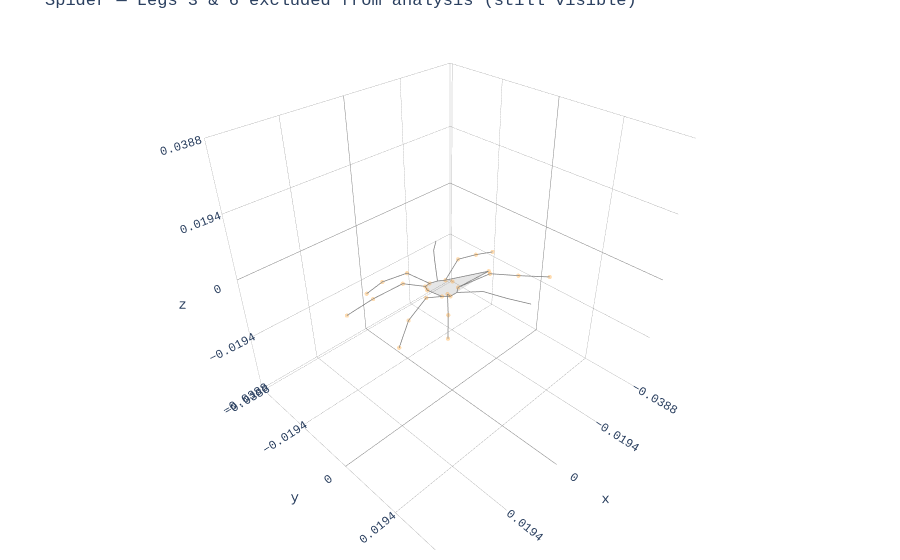

The code cell stored with this chart in its notebook:
### Markdown cell above
## 5. Excluding Legs from Analysis

You can exclude specific legs from analysis while keeping them visible for plotting. Useful for studying specific leg subsets.

### Code cell
spider_subset = spider.copy()

print(f"Before: {len(spider_subset.analysis_indices)} analysis markers")

# Exclude legs 3 and 6 (a right-left pair)
leg3_markers = [f"{part}3" for part in ["claw", "tibiametatarsus", "patella", "coxa"]]
leg6_markers = [f"{part}6" for part in ["claw", "tibiametatarsus", "patella", "coxa"]]
spider_subset.exclude_markers(leg3_markers + leg6_markers)

print(
    f"After excluding legs 3 & 6: {len(spider_subset.analysis_indices)} analysis markers"
)
print(f"Excluded markers: {leg3_markers + leg6_markers}")

# The excluded legs are still plotted (they're in the polygons) but won't be
# included in analysis indices — useful for PCA on a subset of legs
fig = plot_plotly(spider_subset, colour="darkorange")
fig.update_layout(title="Spider — Legs 3 & 6 excluded from analysis (still visible)")
fig.show()

# Re-include
spider_subset.include_markers(leg3_markers + leg6_markers)
print(f"\nAfter re-including: {len(spider_subset.analysis_indices)} analysis markers")

### Figure 1 — Plotly figure (JSON) as saved in the notebook; plotly's stock layout.template omitted (floating-point values rounded to 4 significant figures)
{"data": [{"hoverinfo": "name", "line": {"color": "grey", "width": 1.5}, "mode": "lines", "name": "leg_1 darkorange", "type": "scatter3d", "x": [0.02751, 0.02125, 0.01348, 0.006835, 0.01348, 0.02125, 0.02751, 0.02751], "y": [-0.008419, -0.005889, -0.003729, -0.002878, -0.003729, -0.005889, -0.008419, -0.008419], "z": [-0.000485, 0.002517, 0.004206, 0.000425, 0.004206, 0.002517, -0.000485, -0.000485]}, {"hoverinfo": "name", "line": {"color": "grey", "width": 1.5}, "mode": "lines", "name": "leg_2 darkorange", "type": "scatter3d", "x": [0.01578, 0.0136, 0.009172, 0.00475, 0.009172, 0.0136, 0.01578, 0.01578], "y": [-0.01578, -0.01163, -0.006995, -0.003537, -0.006995, -0.01163, -0.01578, -0.01578], "z": [-0.003937, 0.00082, 0.003638, -2.147e-05, 0.003638, 0.00082, -0.003937, -0.003937]}, {"hoverinfo": "name", "line": {"color": "grey", "width": 1.5}, "mode": "lines", "name": "leg_3 darkorange", "type": "scatter3d", "x": [-0.01178, -0.006066, -0.001902, 0.002041, -0.001902, -0.006066, -0.01178, -0.01178], "y": [-0.0183, -0.01325, -0.008571, -0.003412, -0.008571, -0.01325, -0.0183, -0.0183], "z": [-0.001066, 0.0007695, 0.001946, -0.0005707, 0.001946, 0.0007695, -0.001066, -0.001066]}, {"hoverinfo": "name", "line": {"color": "grey", "width": 1.5}, "mode": "lines", "name": "leg_4 darkorange", "type": "scatter3d", "x": [-0.02652, -0.01694, -0.008035, 3.325e-07, -0.008035, -0.01694, -0.02652, -0.02652], "y": [-0.009615, -0.007548, -0.005823, -0.002554, -0.005823, -0.007548, -0.009615, -0.009615], "z": [-0.007447, -0.003081, 0.0003351, -0.0008911, 0.0003351, -0.003081, -0.007447, -0.007447]}, {"hoverinfo": "name", "line": {"color": "grey", "width": 1.5}, "mode": "lines", "name": "leg_5 darkorange", "type": "scatter3d", "x": [-0.02792, -0.01644, -0.007202, 0.0002491, -0.007202, -0.01644, -0.02792, -0.02792], "y": [0.0105, 0.008387, 0.006425, 0.002291, 0.006425, 0.008387, 0.0105, 0.0105], "z": [-0.007235, -0.002174, 0.002016, -0.0006147, 0.002016, -0.002174, -0.007235, -0.007235]}, {"hoverinfo": "name", "line": {"color": "grey", "width": 1.5}, "mode": "lines", "name": "leg_6 darkorange", "type": "scatter3d", "x": [-0.01206, -0.006106, -0.001604, 0.001809, -0.001604, -0.006106, -0.01206, -0.01206], "y": [0.01657, 0.01328, 0.009294, 0.003421, 0.009294, 0.01328, 0.01657, 0.01657], "z": [-0.004902, -0.001648, 0.0007407, -0.0008088, 0.0007407, -0.001648, -0.004902, -0.004902]}, {"hoverinfo": "name", "line": {"color": "grey", "width": 1.5}, "mode": "lines", "name": "leg_7 darkorange", "type": "scatter3d", "x": [0.0157, 0.01291, 0.008694, 0.004448, 0.008694, 0.01291, 0.0157, 0.0157], "y": [0.01417, 0.01144, 0.006996, 0.003684, 0.006996, 0.01144, 0.01417, 0.01417], "z": [-0.001263, 0.00258, 0.004167, -0.000503, 0.004167, 0.00258, -0.001263, -0.001263]}, {"hoverinfo": "name", "line": {"color": "grey", "width": 1.5}, "mode": "lines", "name": "leg_8 darkorange", "type": "scatter3d", "x": [0.02586, 0.02044, 0.0129, 0.00668, 0.0129, 0.02044, 0.02586, 0.02586], "y": [0.008644, 0.006004, 0.004, 0.002978, 0.004, 0.006004, 0.008644, 0.008644], "z": [-0.001167, 0.002175, 0.003649, 0.0002594, 0.003649, 0.002175, -0.001167, -0.001167]}, {"color": "grey", "hoverinfo": "none", "opacity": 0.2, "type": "mesh3d", "x": [0.009154, 0.006835, 0.00475, 0.002041, 3.325e-07, -0.01407, 0.0002491, 0.001809, 0.004448, 0.00668], "y": [0.0003424, -0.002878, -0.003537, -0.003412, -0.002554, 1.829e-06, 0.002291, 0.003421, 0.003684, 0.002978], "z": [0.002099, 0.000425, -2.147e-05, -0.0005707, -0.0008911, -0.003649, -0.0006147, -0.0008088, -0.000503, 0.0002594]}, {"hoverinfo": "name", "line": {"color": "grey", "width": 1.5}, "mode": "lines", "name": "body grey", "type": "scatter3d", "x": [0.009154, 0.006835, 0.00475, 0.002041, 3.325e-07, -0.01407, 0.0002491, 0.001809, 0.004448, 0.00668, 0.009154], "y": [0.0003424, -0.002878, -0.003537, -0.003412, -0.002554, 1.829e-06, 0.002291, 0.003421, 0.003684, 0.002978, 0.0003424], "z": [0.002099, 0.000425, -2.147e-05, -0.0005707, -0.0008911, -0.003649, -0.0006147, -0.0008088, -0.000503, 0.0002594, 0.002099]}, {"hoverinfo": "none", "marker": {"color": "darkorange", "opacity": 0.3, "size": 2.5}, "mode": "markers", "type": "scatter3d", "x": [0.02751, 0.02125, 0.01348, 0.006835, 0.01578, 0.0136, 0.009172, 0.00475, -0.02652, -0.01694, -0.008035, 3.325e-07, -0.02792, -0.01644, -0.007202, 0.0002491, 0.0157, 0.01291, 0.008694, 0.004448, 0.02586, 0.02044, 0.0129, 0.00668, 0.009154, -2.26e-07, -0.01407], "y": [-0.008419, -0.005889, -0.003729, -0.002878, -0.01578, -0.01163, -0.006995, -0.003537, -0.009615, -0.007548, -0.005823, -0.002554, 0.0105, 0.008387, 0.006425, 0.002291, 0.01417, 0.01144, 0.006996, 0.003684, 0.008644, 0.006004, 0.004, 0.002978, 0.0003424, 3.424e-08, 1.829e-06], "z": [-0.000485, 0.002517, 0.004206, 0.000425, -0.003937, 0.00082, 0.003638, -2.147e-05, -0.007447, -0.003081, 0.0003351, -0.0008911, -0.007235, -0.002174, 0.002016, -0.0006147, -0.001263, 0.00258, 0.004167, -0.000503, -0.001167, 0.002175, 0.003649, 0.0002594, 0.002099, -3.667e-07, -0.003649]}], "layout": {"font": {"family": "Andale Mono, Courier New, sans-serif"}, "margin": {"b": 10, "l": 10, "r": 10, "t": 10}, "scene": {"aspectmode": "cube", "aspectratio": {"x": 1, "y": 1, "z": 1}, "xaxis": {"backgroundcolor": "white", "dtick": 0.0194, "gridcolor": "grey", "gridwidth": 0.5, "range": [-0.0388, 0.0388], "showbackground": true, "zerolinecolor": "grey"}, "yaxis": {"backgroundcolor": "white", "dtick": 0.0194, "gridcolor": "grey", "gridwidth": 0.5, "range": [-0.03967, 0.03794], "showbackground": true, "zerolinecolor": "grey"}, "zaxis": {"backgroundcolor": "white", "dtick": 0.0194, "gridcolor": "grey", "gridwidth": 0.5, "range": [-0.0388, 0.0388], "showbackground": true, "zerolinecolor": "grey"}}, "showlegend": false, "title": {"text": "Spider — Legs 3 & 6 excluded from analysis (still visible)"}}}
